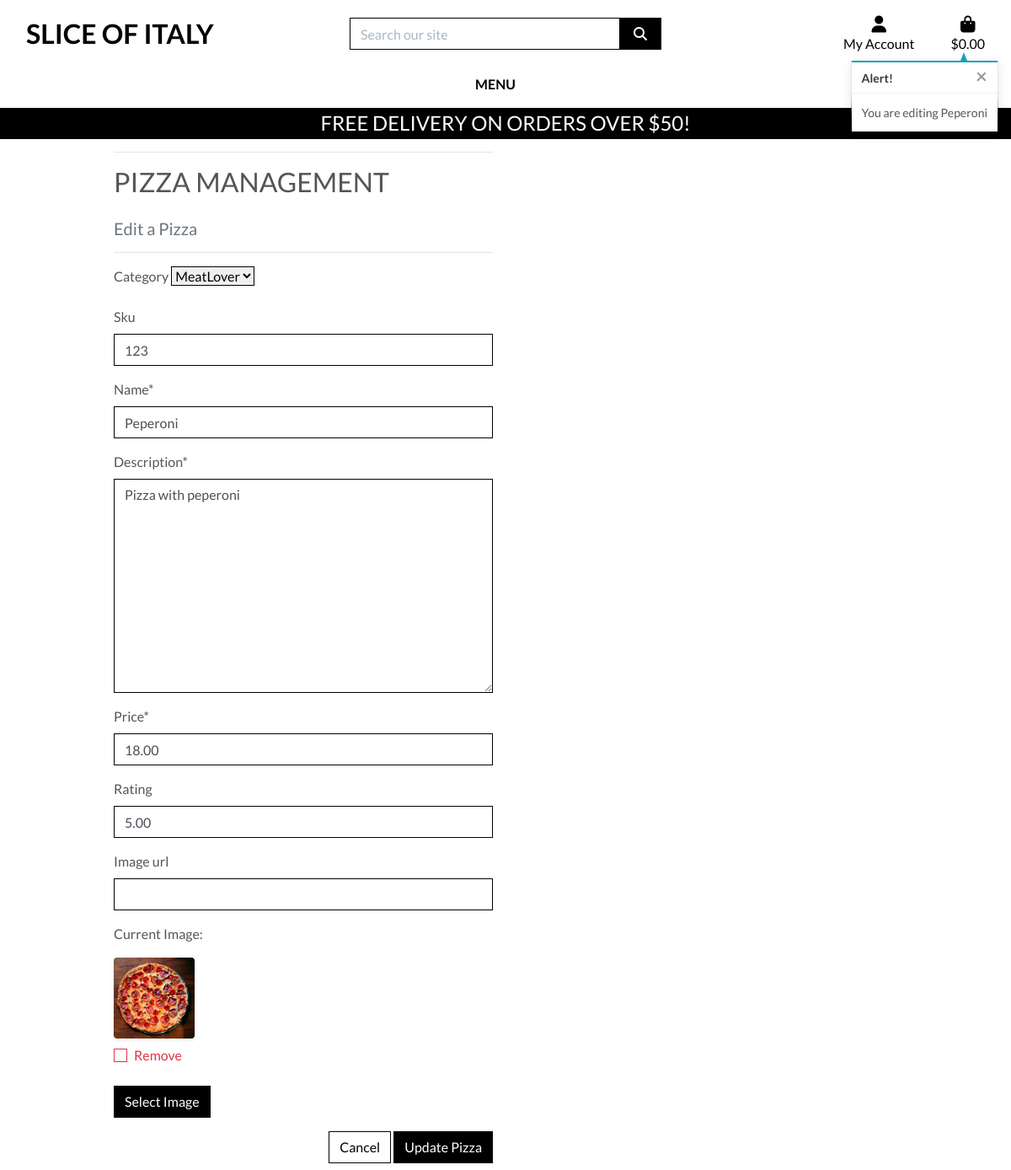
/pizzas/edit/3/ (signed in), run on the app's committed database.
### pizzas/models.py (models this page shows, shortened)
class Pizza(models.Model):
    category = models.ForeignKey('Category', null=True, blank=True, on_delete=models.SET_NULL)
    sku = models.CharField(max_length=254, null=True, blank=True)
    name = models.CharField(max_length=254)
    description = models.TextField()
    price = models.DecimalField(max_digits=6, decimal_places=2)
    rating = models.DecimalField(max_digits=6, decimal_places=2, null=True, blank=True)
    image_url = models.URLField(max_length=1024, null=True, blank=True)
    image = models.ImageField(null=True, blank=True)

### pizzas/views.py (the view)
# urls.py: path('edit/<int:pizza_id>/', views.edit_pizza, name='edit_pizza'),
@login_required
def edit_pizza(request, pizza_id):
    pizza = get_object_or_404(Pizza, pk=pizza_id)
    if request.method == 'POST':
        form = PizzaForm(request.POST, request.FILES, instance=pizza)
        if form.is_valid():
            form.save()
            messages.success(request, 'Successfully updated pizza!')
            return redirect(reverse('pizza_detail', args=[pizza.id]))
        else:
            messages.error(request, 'Failed to update pizza. Please ensure the form is valid.')
    else:
        form = PizzaForm(instance=pizza)
        messages.info(request, f'You are editing {pizza.name}')
    context = {'form': form, 'pizza': pizza}
    return render(request, 'pizzas/edit_pizza.html', context)

### pizzas/forms.py
class PizzaForm(forms.ModelForm):
    class Meta:
        model = Pizza
        fields = '__all__'
    image = forms.ImageField(label='Image', required=False, widget=CustomClearableFileInput)
    def __init__(self, *args, **kwargs):
        super().__init__(*args, **kwargs)
        categories = Category.objects.all()
        friendly_names = [(c.id, c.get_friendly_name()) for c in categories]
        self.fields['category'].choices = friendly_names
        for field_name, field in self.fields.items():
            field.widget.attrs['class'] = 'border-black rounded-0'

### bag/contexts.py (called while the page is built, shortened)
def bag_contents(request):
    bag_items = []
    total = 0
    pizza_count = 0
    bag = request.session.get('bag', {})
    if total < settings.FREE_DELIVERY_THRESHOLD:
        delivery = total * Decimal(settings.STANDARD_DELIVERY_PERCENTAGE / 100)
        free_delivery_delta = settings.FREE_DELIVERY_THRESHOLD - total
    else:
        delivery = 0
        free_delivery_delta = 0
    grand_total = delivery + total
    context = {
        'bag_items': bag_items,
        'total': total,
        'pizza_count': pizza_count,
        'delivery': delivery,
        'free_delivery_delta': free_delivery_delta,
        'free_delivery_threshold': settings.FREE_DELIVERY_THRESHOLD,
        'grand_total': grand_total,
    }
    return context

### pizzas/models.py (called while the page is built)
    def get_friendly_name(self):
        return self.friendly_name

### pizzas/templates/pizzas/edit_pizza.html (shortened to what this page needs)
{% extends "base.html" %}
{% load static %}
{% block page_header %}
    <div class="container header-container">
    </div>
{% endblock %}
{% block content %}
    <div class="overlay"></div>
    <div class="container">
        <div class="row">
            <div class="col-12 col-md-6">
                <hr>
                <h2 class="logo-font mb-4">Pizza Management</h2>
                <h5 class="text-muted">Edit a Pizza</h5>
                <hr>
            </div>
        </div>
        <div class="row">
            <div class="col-12 col-md-6">
                <form method="POST" action="{% url 'edit_pizza' pizza.id %}" class="form mb-2" enctype="multipart/form-data">
                    {% for field in form %}
                        {% if field.name != 'image' %}
                            {{ field | as_crispy_field }}
                        {% else %}
                            {{ field }}
                        {% endif %}
                    {% endfor %}
                    <div class="text-right">
                        <a class="btn btn-outline-black rounded-0" href="{% url 'pizzas' %}">Cancel</a>
                        <button class="btn btn-black rounded-0" type="submit">Update Pizza</button>
                    </div>
                </form>
            </div>
        </div>
    </div>
{% endblock %}

### static/css/base.css (style rules this page uses)
html { height: 100%; }
body { background: url('/media/homepage_background_cropped.jpg') no-repeat center center fixed; background-size: cover; height: calc(100vh - 164px); color: #555; font-family: 'Lato'; }
.logo-font { text-transform: uppercase; }
.btn-black { background: black; color: white; }
.btn-outline-black { background: white; color: black !important; border: 1px solid black; }
.border-black { border: 1px solid black !important; }
.overlay { height: 100%; width: 100%; top: 0; left: 0; position: fixed; background: white; z-index: -1; }
@media (min-width: 1200px) { .container { max-width: 80%; } }
@media (min-width: 992px) { .header-container { padding-top: 164px; } }

### data on the page
Pizza: category "MeatLover" "123" "Peperoni" "Pizza with peperoni" "18.00" "5.00"

### other printed values
{{ free_delivery_threshold }} "50"
{{ message }} "You are editing Peperoni"
{{ widget.initial_text }} "Current Image"
{{ widget.clear_checkbox_label }} "Remove"
